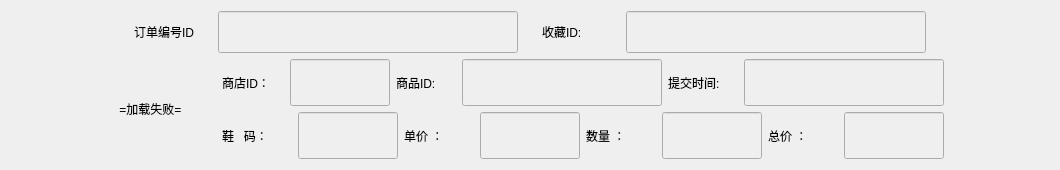
<?xml version="1.0" encoding="UTF-8"?>
<ui version="4.0">
 <class>FansTranscItem</class>
 <widget class="QWidget" name="FansTranscItem">
  <property name="geometry">
   <rect>
    <x>0</x>
    <y>0</y>
    <width>1060</width>
    <height>170</height>
   </rect>
  </property>
  <property name="minimumSize">
   <size>
    <width>1060</width>
    <height>170</height>
   </size>
  </property>
  <property name="maximumSize">
   <size>
    <width>1060</width>
    <height>170</height>
   </size>
  </property>
  <property name="windowTitle">
   <string>Form</string>
  </property>
  <layout class="QGridLayout" name="gridLayout_2">
   <item row="0" column="0">
    <layout class="QGridLayout" name="gridLayout">
     <item row="0" column="0" colspan="2">
      <layout class="QHBoxLayout" name="horizontalLayout">
       <item>
        <widget class="QLabel" name="label_10">
         <property name="minimumSize">
          <size>
           <width>60</width>
           <height>0</height>
          </size>
         </property>
         <property name="maximumSize">
          <size>
           <width>60</width>
           <height>16777215</height>
          </size>
         </property>
         <property name="text">
          <string>订单编号ID:</string>
         </property>
        </widget>
       </item>
       <item>
        <widget class="QLineEdit" name="le_transactionid">
         <property name="enabled">
          <bool>false</bool>
         </property>
         <property name="sizePolicy">
          <sizepolicy hsizetype="Preferred" vsizetype="Preferred">
           <horstretch>0</horstretch>
           <verstretch>0</verstretch>
          </sizepolicy>
         </property>
         <property name="minimumSize">
          <size>
           <width>300</width>
           <height>30</height>
          </size>
         </property>
         <property name="maximumSize">
          <size>
           <width>200</width>
           <height>16777215</height>
          </size>
         </property>
         <property name="text">
          <string/>
         </property>
         <property name="alignment">
          <set>Qt::AlignLeading|Qt::AlignLeft|Qt::AlignVCenter</set>
         </property>
        </widget>
       </item>
       <item>
        <widget class="QLabel" name="label_8">
         <property name="minimumSize">
          <size>
           <width>60</width>
           <height>0</height>
          </size>
         </property>
         <property name="maximumSize">
          <size>
           <width>60</width>
           <height>16777215</height>
          </size>
         </property>
         <property name="text">
          <string>收藏ID:</string>
         </property>
        </widget>
       </item>
       <item>
        <widget class="QLineEdit" name="le_troellyid">
         <property name="enabled">
          <bool>false</bool>
         </property>
         <property name="sizePolicy">
          <sizepolicy hsizetype="Preferred" vsizetype="Preferred">
           <horstretch>0</horstretch>
           <verstretch>0</verstretch>
          </sizepolicy>
         </property>
         <property name="minimumSize">
          <size>
           <width>300</width>
           <height>30</height>
          </size>
         </property>
         <property name="maximumSize">
          <size>
           <width>200</width>
           <height>16777215</height>
          </size>
         </property>
         <property name="text">
          <string/>
         </property>
         <property name="alignment">
          <set>Qt::AlignLeading|Qt::AlignLeft|Qt::AlignVCenter</set>
         </property>
        </widget>
       </item>
      </layout>
     </item>
     <item row="1" column="1">
      <layout class="QHBoxLayout" name="horizontalLayout_2">
       <item>
        <widget class="QLabel" name="label_7">
         <property name="enabled">
          <bool>true</bool>
         </property>
         <property name="maximumSize">
          <size>
           <width>70</width>
           <height>16777215</height>
          </size>
         </property>
         <property name="text">
          <string>商店ID：</string>
         </property>
        </widget>
       </item>
       <item>
        <widget class="QLineEdit" name="le_storeID">
         <property name="enabled">
          <bool>false</bool>
         </property>
         <property name="sizePolicy">
          <sizepolicy hsizetype="Expanding" vsizetype="Preferred">
           <horstretch>0</horstretch>
           <verstretch>0</verstretch>
          </sizepolicy>
         </property>
         <property name="minimumSize">
          <size>
           <width>100</width>
           <height>30</height>
          </size>
         </property>
         <property name="maximumSize">
          <size>
           <width>100</width>
           <height>16777215</height>
          </size>
         </property>
         <property name="text">
          <string/>
         </property>
         <property name="alignment">
          <set>Qt::AlignCenter</set>
         </property>
        </widget>
       </item>
       <item>
        <widget class="QLabel" name="label_2">
         <property name="minimumSize">
          <size>
           <width>60</width>
           <height>0</height>
          </size>
         </property>
         <property name="maximumSize">
          <size>
           <width>60</width>
           <height>16777215</height>
          </size>
         </property>
         <property name="text">
          <string>商品ID:</string>
         </property>
        </widget>
       </item>
       <item>
        <widget class="QLineEdit" name="le_id">
         <property name="enabled">
          <bool>false</bool>
         </property>
         <property name="sizePolicy">
          <sizepolicy hsizetype="Preferred" vsizetype="Preferred">
           <horstretch>0</horstretch>
           <verstretch>0</verstretch>
          </sizepolicy>
         </property>
         <property name="minimumSize">
          <size>
           <width>200</width>
           <height>30</height>
          </size>
         </property>
         <property name="maximumSize">
          <size>
           <width>200</width>
           <height>16777215</height>
          </size>
         </property>
         <property name="text">
          <string/>
         </property>
         <property name="alignment">
          <set>Qt::AlignLeading|Qt::AlignLeft|Qt::AlignVCenter</set>
         </property>
        </widget>
       </item>
       <item>
        <widget class="QLabel" name="label_9">
         <property name="minimumSize">
          <size>
           <width>70</width>
           <height>0</height>
          </size>
         </property>
         <property name="maximumSize">
          <size>
           <width>60</width>
           <height>16777215</height>
          </size>
         </property>
         <property name="text">
          <string>提交时间:</string>
         </property>
        </widget>
       </item>
       <item>
        <widget class="QLineEdit" name="le_ordertime">
         <property name="enabled">
          <bool>false</bool>
         </property>
         <property name="sizePolicy">
          <sizepolicy hsizetype="Preferred" vsizetype="Preferred">
           <horstretch>0</horstretch>
           <verstretch>0</verstretch>
          </sizepolicy>
         </property>
         <property name="minimumSize">
          <size>
           <width>200</width>
           <height>30</height>
          </size>
         </property>
         <property name="maximumSize">
          <size>
           <width>200</width>
           <height>16777215</height>
          </size>
         </property>
         <property name="text">
          <string/>
         </property>
         <property name="alignment">
          <set>Qt::AlignLeading|Qt::AlignLeft|Qt::AlignVCenter</set>
         </property>
        </widget>
       </item>
      </layout>
     </item>
     <item row="2" column="1">
      <layout class="QHBoxLayout" name="horizontalLayout_3">
       <item>
        <widget class="QLabel" name="label_6">
         <property name="maximumSize">
          <size>
           <width>70</width>
           <height>16777215</height>
          </size>
         </property>
         <property name="text">
          <string>鞋   码：</string>
         </property>
        </widget>
       </item>
       <item>
        <widget class="QLineEdit" name="le_merchsize">
         <property name="enabled">
          <bool>false</bool>
         </property>
         <property name="sizePolicy">
          <sizepolicy hsizetype="Expanding" vsizetype="Preferred">
           <horstretch>0</horstretch>
           <verstretch>0</verstretch>
          </sizepolicy>
         </property>
         <property name="minimumSize">
          <size>
           <width>100</width>
           <height>30</height>
          </size>
         </property>
         <property name="maximumSize">
          <size>
           <width>100</width>
           <height>16777215</height>
          </size>
         </property>
         <property name="text">
          <string/>
         </property>
         <property name="alignment">
          <set>Qt::AlignCenter</set>
         </property>
        </widget>
       </item>
       <item>
        <widget class="QLabel" name="label_3">
         <property name="minimumSize">
          <size>
           <width>70</width>
           <height>0</height>
          </size>
         </property>
         <property name="maximumSize">
          <size>
           <width>70</width>
           <height>16777215</height>
          </size>
         </property>
         <property name="text">
          <string>单价 ：</string>
         </property>
        </widget>
       </item>
       <item>
        <widget class="QLineEdit" name="le_price">
         <property name="enabled">
          <bool>false</bool>
         </property>
         <property name="sizePolicy">
          <sizepolicy hsizetype="Expanding" vsizetype="Preferred">
           <horstretch>0</horstretch>
           <verstretch>0</verstretch>
          </sizepolicy>
         </property>
         <property name="minimumSize">
          <size>
           <width>100</width>
           <height>30</height>
          </size>
         </property>
         <property name="maximumSize">
          <size>
           <width>100</width>
           <height>16777215</height>
          </size>
         </property>
         <property name="text">
          <string/>
         </property>
         <property name="alignment">
          <set>Qt::AlignCenter</set>
         </property>
        </widget>
       </item>
       <item>
        <widget class="QLabel" name="label_4">
         <property name="minimumSize">
          <size>
           <width>70</width>
           <height>0</height>
          </size>
         </property>
         <property name="maximumSize">
          <size>
           <width>70</width>
           <height>16777215</height>
          </size>
         </property>
         <property name="text">
          <string>数量 ：</string>
         </property>
        </widget>
       </item>
       <item>
        <widget class="QLineEdit" name="le_num">
         <property name="enabled">
          <bool>false</bool>
         </property>
         <property name="sizePolicy">
          <sizepolicy hsizetype="Expanding" vsizetype="Preferred">
           <horstretch>0</horstretch>
           <verstretch>0</verstretch>
          </sizepolicy>
         </property>
         <property name="minimumSize">
          <size>
           <width>100</width>
           <height>30</height>
          </size>
         </property>
         <property name="maximumSize">
          <size>
           <width>100</width>
           <height>16777215</height>
          </size>
         </property>
         <property name="text">
          <string/>
         </property>
         <property name="alignment">
          <set>Qt::AlignCenter</set>
         </property>
        </widget>
       </item>
       <item>
        <widget class="QLabel" name="label_5">
         <property name="minimumSize">
          <size>
           <width>70</width>
           <height>0</height>
          </size>
         </property>
         <property name="maximumSize">
          <size>
           <width>70</width>
           <height>16777215</height>
          </size>
         </property>
         <property name="text">
          <string>总价 ：</string>
         </property>
        </widget>
       </item>
       <item>
        <widget class="QLineEdit" name="le_num_2">
         <property name="enabled">
          <bool>false</bool>
         </property>
         <property name="sizePolicy">
          <sizepolicy hsizetype="Expanding" vsizetype="Preferred">
           <horstretch>0</horstretch>
           <verstretch>0</verstretch>
          </sizepolicy>
         </property>
         <property name="minimumSize">
          <size>
           <width>100</width>
           <height>30</height>
          </size>
         </property>
         <property name="maximumSize">
          <size>
           <width>100</width>
           <height>16777215</height>
          </size>
         </property>
         <property name="text">
          <string/>
         </property>
         <property name="alignment">
          <set>Qt::AlignCenter</set>
         </property>
        </widget>
       </item>
      </layout>
     </item>
     <item row="1" column="0" rowspan="2">
      <widget class="QLabel" name="lb_photo">
       <property name="sizePolicy">
        <sizepolicy hsizetype="Expanding" vsizetype="Preferred">
         <horstretch>0</horstretch>
         <verstretch>0</verstretch>
        </sizepolicy>
       </property>
       <property name="minimumSize">
        <size>
         <width>100</width>
         <height>100</height>
        </size>
       </property>
       <property name="maximumSize">
        <size>
         <width>100</width>
         <height>100</height>
        </size>
       </property>
       <property name="text">
        <string> =加载失败=</string>
       </property>
      </widget>
     </item>
    </layout>
   </item>
  </layout>
 </widget>
 <resources/>
 <connections/>
</ui>
